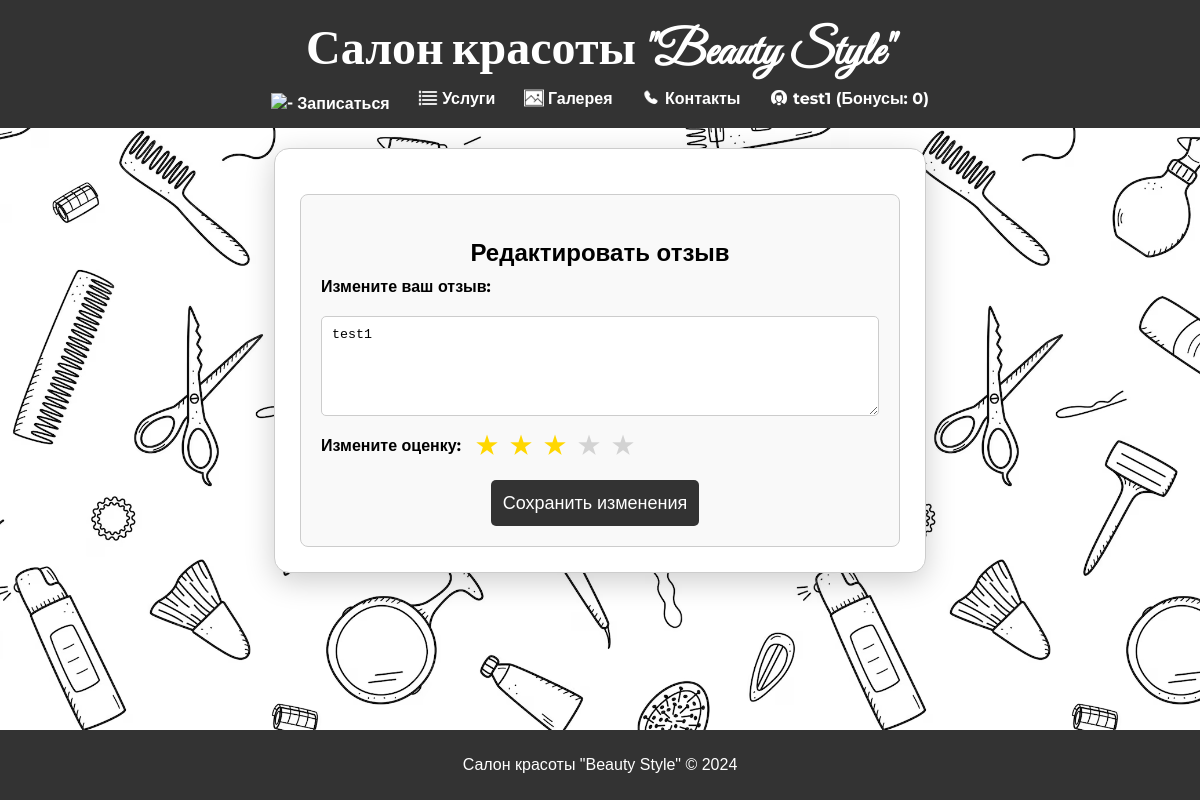
Page /profile/review/7/update/ (signed in) on the committed database.
### site_app/models.py (models this page shows, shortened)
class MyUser(models.Model):
    name = models.CharField(verbose_name='Имя', max_length=100)
    phone = models.CharField(verbose_name='Телефон', max_length=100, unique=True)
    email = models.EmailField(verbose_name='Почта', unique=True, null=True, blank=True)
    picture = models.ImageField(verbose_name='Аватарка', upload_to='profile_picture', blank=True, null=True)
    password = models.CharField(verbose_name='Пароль', max_length=100)
    birthday = models.DateField(verbose_name='Дата Рождения')
    bonuses = models.PositiveIntegerField(verbose_name='Бонусы', default=0)
    class Meta:
        verbose_name = 'Пользователь'
        verbose_name_plural = 'Пользователи'

class Review(models.Model):
    GRADE_CHOICES = [
        (1, 'Очень плохо'),
        (2, 'Плохо'),
        (3, 'Средне'),
        (4, 'Хорошо'),
        (5, 'Отлично'),
    ]
    user = models.OneToOneField(MyUser, verbose_name='Имя пользователя',
                                on_delete=models.SET_NULL, related_name='reviews', null=True)
    text = models.TextField(verbose_name='Текст отзыва', blank=True, null=True)
    grade = models.PositiveIntegerField(verbose_name='Оценка', choices=GRADE_CHOICES)
    class Meta:
        verbose_name = 'Отзыв'
        verbose_name_plural = 'Отзывы'
        ordering = ['user']

### site_app/views.py (the view, shortened to what this page needs)
# urls.py: path('profile/review/<int:pk>/update/', views.UpdateReviewView.as_view(), name='review_update'),
class UpdateReviewView(UpdateView):
    model = models.Review
    template_name = 'review_update.html'
    fields = ['text', 'grade']
    def get_context_data(self, **kwargs):
        context = super().get_context_data(**kwargs)
        user = None
        if 'user_id' in self.request.session:
            user = models.MyUser.objects.get(id=self.request.session['user_id'])
        context['user'] = user
        return context

### templates/review_update.html (shortened to what this page needs)
{% extends "base.html" %}
{% load static %}
{% block css %}{% static 'css/review.css' %}{% endblock %}
{% block content %}
<div class="centered-box profile-container">
    <div class="review-container">
        <h3>Редактировать отзыв</h3>
        <form id="review-form" method="post">
            <label for="review-text">Измените ваш отзыв:</label>
            <textarea id="review-text" name="text" required>{{ review.text }}</textarea>
            <div class="review-header">
                <label for="rating-id">Измените оценку:</label>
                <div class="rating-area" id="rating-id">
                    <label for="star-5" title="Оценка 5"></label>
                    <label for="star-4" title="Оценка 4"></label>
                    <label for="star-3" title="Оценка 3"></label>
                    <label for="star-2" title="Оценка 2"></label>
                    <label for="star-1" title="Оценка 1"></label>
                </div>
            </div>
            <button type="submit" class="submit-review-button">Сохранить изменения</button>
        </form>
    </div>
</div>
{% endblock %}

### templates/base.html (shortened to what this page needs)
{% load static %}
<!DOCTYPE html>
<html lang="ru">
<head>
    <link rel="stylesheet" href="{% static 'css/base.css' %}">
    <link rel="stylesheet" href="{% block css %}{% endblock %}">
</head>
<body>
    <header>
        <h1><a href="{% url 'main' %}" style="text-decoration: none; color: #fff;">Салон красоты "Beauty Style"</a></h1>
        <nav>
            <a href="{% url 'booking' %}"><img src="{% static 'images/nav1.png' %}" alt="-">Записаться</a>
            <a href="{% url 'main' %}#services"><img src="{% static 'images/nav2.png' %}" alt="-">Услуги</a>
            <a href="{% url 'gallery' %}"><img src="{% static 'images/nav3.png' %}" alt="-">Галерея</a>
            <a href="{% url 'main' %}#map"><img src="{% static 'images/nav4.png' %}" alt="-">Контакты</a>
            {% if user %}
                <div class="user-menu">
                    <a href="{% url 'profile' user.pk %}" id="open-cabinet">
                        <img src="{% static 'images/nav5.png' %}" alt="-">
                        {{ user.name }} (Бонусы: {{ user.bonuses }})
                    </a>
                </div>
            {% else %}
                <a href="{% url 'login' %}" id="open-register"><img src="{% static 'images/nav5.png' %}" alt="-">
                    Регистрация/Вход</a>
            {% endif %}
        </nav>
    </header>
    <main>
        {% block content %}
        {% endblock %}
    </main>
    <footer>
        <p>Салон красоты "Beauty Style" © 2024</p>
    </footer>
</body>
</html>

### static/css/base.css (style rules this page uses)
body { font-family: Arial, sans-serif; margin: 0; background-color: #f4f4f4; background-image: url('../images/all_back.jpg'); background-size: contain; background-position: center; background-attachment: fixed; height: 100%; display: flex; flex-direction: column; }
html { height: 100%; margin: 0; display: flex; flex-direction: column; }
header { background-color: #333; color: #fff; padding: 15px; text-align: center; font-family: 'Montserrat', sans-serif; font-weight: 700; }
header h1 { font-family: 'Great Vibes', cursive; font-size: 3em; color: #fff; margin: 5px; }
header nav a { display: inline-flex; align-items: center; margin: 0 12px; color: #fff; text-decoration: none; }
header nav a img { margin-right: 4px; height: 20px; width: auto; }
.user-menu { position: relative; display: inline-block; }
main { flex: 1; padding: 20px; }
footer { text-align: center; padding: 10px 0; background-color: #333; color: white; position: relative; width: 100%; }

### static/css/review.css (style rules this page uses)
.centered-box { width: 80%; margin: 50px auto; padding: 20px; background-color: rgba(255, 255, 255, 1); box-shadow: 0 8px 30px rgba(0, 0, 0, 0.2); border-radius: 15px; overflow: hidden; }
.profile-container { max-width: 600px; width: 80%; margin: 0 auto; padding: 25px; background-color: #fff; border: 1px solid #ccc; border-radius: 15px; box-shadow: 0 8px 30px rgba(0, 0, 0, 0.2); justify-content: center; align-items: center; }
.profile-container form label { font-weight: bold; margin-bottom: 5px; font-family: 'Montserrat', sans-serif; }
.profile-container form button { padding: 12px; background-color: #333; color: white; border: none; border-radius: 5px; cursor: pointer; font-size: 18px; font-family: 'Montserrat', sans-serif; transition: background-color 0.3s; margin-right: 10px; }
.review-container { margin-top: 20px; padding: 20px; border: 1px solid #ccc; border-radius: 8px; background-color: #f9f9f9; }
.review-container h3 { font-size: 1.5em; margin-bottom: 10px; text-align: center; }
#review-form { display: flex; flex-direction: column; gap: 15px; }
.review-header { display: flex; align-items: center; gap: 15px; }
.review-header label { margin: 0; font-size: 1em; font-weight: bold; font-family: 'Montserrat', sans-serif; }
#review-text { width: 100%; padding: 10px; border: 1px solid #ccc; border-radius: 5px; resize: vertical; box-sizing: border-box; height: 100px; }
.submit-review-button { align-self: center; padding: 10px 20px; background-color: #4CAF50; color: white; border: none; border-radius: 5px; cursor: pointer; font-size: 1em; transition: background-color 0.3s ease; }
.rating-area { overflow: hidden; width: 160px; display: flex; flex-direction: row-reverse; justify-content: space-between; }
.rating-area label { width: 24px; cursor: pointer; font-size: 24px; color: lightgrey; transition: color 0.2s ease; }
.rating-area label:before { content: '★'; }
.rating-area input:checked ~ label { color: #FFD700; }

### rows in the picture
MyUser: name "test1", bonuses "0"
Review: text "test1"
